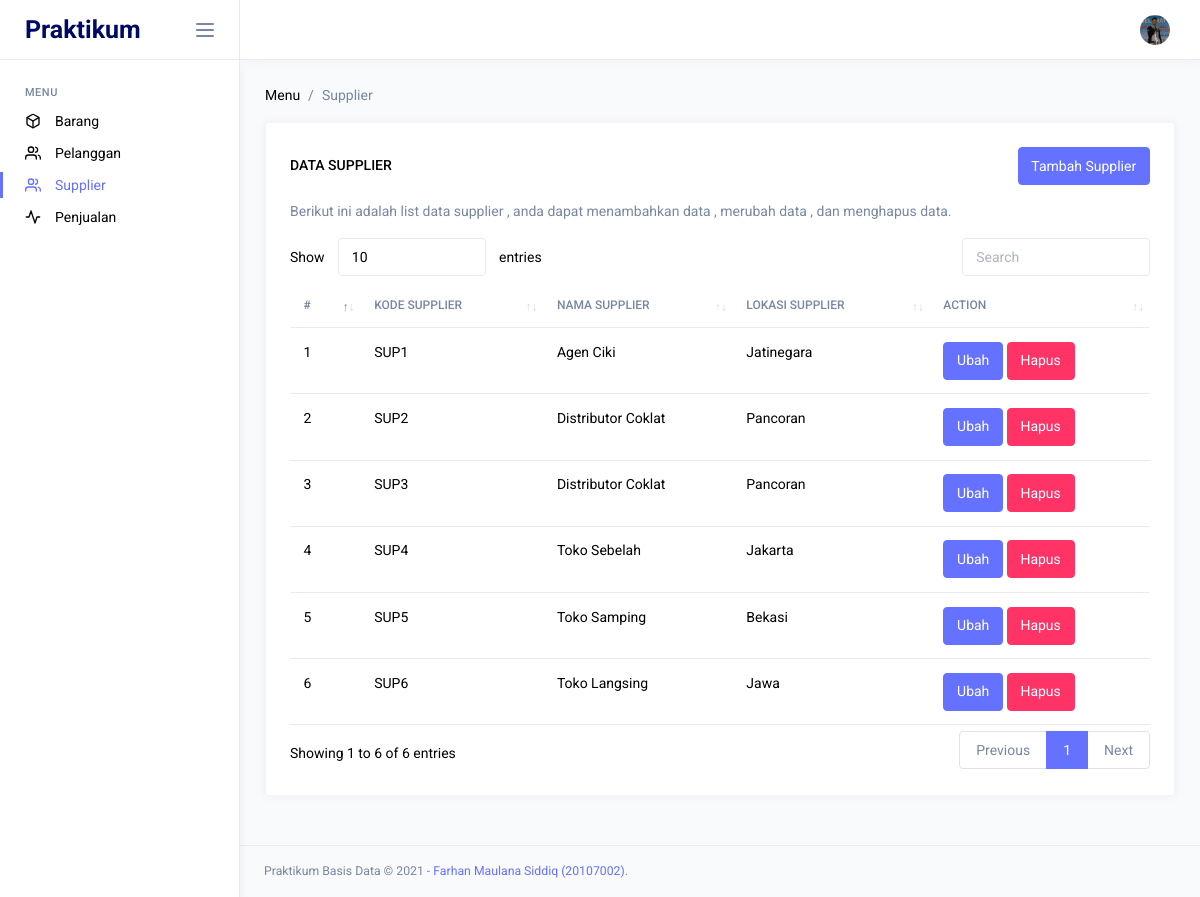
/page/supplier.php, run on the app's committed database.
### tables this page shows
CREATE TABLE `supplier` (
  `kode_supplier` varchar(10) NOT NULL,
  `nama_supplier` varchar(20) DEFAULT NULL,
  `lokasi` varchar(20) DEFAULT NULL
);

### page/supplier.php (the view, shortened to what this page needs)
<!DOCTYPE html>
<html lang="en">
<?php include 'partials/head.php';?>
<body>
	<?php
	$sql="select * from supplier ;";
	$select=mysqli_query($kon,$sql);
	$no=1;
	?>
	<div class="main-wrapper">
  <?php include 'partials/sidebar.php';?>
		<div class="page-wrapper">
      <?php include 'partials/navbar.php';?>
			<div class="page-content">
			<nav class="page-breadcrumb">
					<ol class="breadcrumb">
						<li class="breadcrumb-item">Menu</li>
						<li class="breadcrumb-item active" aria-current="page">Supplier</li>
					</ol>
				</nav>
				<div class="row">
					<div class="col-md-12 grid-margin stretch-card">
						<div class="card">
						<div class="card-body">
							<div class="d-flex justify-content-between align-items-baseline mb-4 mb-md-3">
								<h6 class="card-title mb-0">Data Supplier </h6>
								<div class="dropdown">
									<button class="btn btn-primary " data-bs-toggle="modal" data-bs-target=".modal-tambah">
										Tambah Supplier
									</button>
								</div>
								</div>
								<p class="text-muted mb-3">Berikut ini adalah list data supplier , anda dapat menambahkan data , merubah data , dan menghapus data.</p>
							<div class="table-responsive">
							<table id="dataTableExample" class="table">
								<thead>
								<tr>
									<th>#</th>
									<th>Kode Supplier</th>
									<th>Nama Supplier</th>
                                    <th>Lokasi Supplier</th>
									<th >Action</th>
								</tr>
								</thead>
								<tbody>
								<?php foreach ($select as $k) {?>
								<tr>
									<td><?= $no++; ?></td>
									<td><?= $k['kode_supplier'];?></td>
									<td><?= $k['nama_supplier'];?></td>
									<td><?= $k['lokasi'];?></td>
									<td>
										<button class="btn btn-primary" data-bs-toggle="modal" data-bs-target=".modal-update-<?= $k['kode_supplier'];?>">Ubah</button>
										<button class="btn btn-danger" data-bs-toggle="modal" data-bs-target=".modal-delete-<?= $k['kode_supplier'];?>">Hapus</button>
									</td>
								</tr>
								<?php } ?>
								</tbody>
							</table>
							</div>
						</div>
						</div>
					</div>
				</div>
			</div>
      	<?php include 'partials/footer.php';?>
		</div>
	</div>
</body>
</html>

### page/partials/head.php (shortened to what this page needs)
<head>
    <link rel="stylesheet" href="../assets/vendors/core/core.css">
    <link rel="stylesheet" href="../assets/fonts/feather-font/css/iconfont.css">
    <link rel="stylesheet" href="../assets/vendors/flag-icon-css/css/flag-icon.min.css">
    <link rel="stylesheet" href="../assets/css/style.css">
    <link rel="stylesheet" href="../assets/vendors/datatables.net-bs4/dataTables.bootstrap4.css">
</head>

### page/partials/sidebar.php
<nav class="sidebar">
      <div class="sidebar-header">
        <a href="#" class="sidebar-brand">
          Praktikum
        </a>
        <div class="sidebar-toggler not-active">
          <span></span>
          <span></span>
          <span></span>
        </div>
      </div>
      <div class="sidebar-body">
        <ul class="nav">
          <li class="nav-item nav-category">Menu</li>
          <li class="nav-item">
            <a href="index.php" class="nav-link">
              <i class="link-icon" data-feather="box"></i>
              <span class="link-title">Barang</span>
            </a>
          </li>
          <li class="nav-item">
            <a href="pelanggan.php" class="nav-link">
              <i class="link-icon" data-feather="users"></i>
              <span class="link-title">Pelanggan</span>
            </a>
          </li>
          <li class="nav-item">
            <a href="supplier.php" class="nav-link">
              <i class="link-icon" data-feather="users"></i>
              <span class="link-title">Supplier</span>
            </a>
          </li>
          <li class="nav-item">
            <a href="penjualan.php" class="nav-link">
              <i class="link-icon" data-feather="activity"></i>
              <span class="link-title">Penjualan</span>
            </a>
          </li>
        </ul>
      </div>
    </nav>

### page/partials/navbar.php (shortened to what this page needs)
<nav class="navbar">
				<div class="navbar-content">
					<ul class="navbar-nav">
						<li class="nav-item dropdown">
							<a class="nav-link dropdown-toggle" href="#" id="profileDropdown" role="button" data-bs-toggle="dropdown" aria-haspopup="true" aria-expanded="false">
								<img class="wd-30 ht-30 rounded-circle" src="../assets/images/pp.jpg" alt="profile">
							</a>
						</li>
					</ul>
				</div>
			</nav>

### page/partials/footer.php
<footer class="footer d-flex flex-column flex-md-row align-items-center justify-content-between px-4 py-3 border-top small">
	<p class="text-muted mb-1 mb-md-0">Praktikum Basis Data © 2021 - <a href="https://farhanmsiddiq.site/" target="_blank">Farhan Maulana Siddiq (20107002)</a>.</p>
</footer>

### data on the page
supplier: kode_supplier "SUP1", nama_supplier "Agen Ciki", lokasi "Jatinegara"
supplier: kode_supplier "SUP2", nama_supplier "Distributor Coklat", lokasi "Pancoran"
supplier: kode_supplier "SUP3", nama_supplier "Distributor Coklat", lokasi "Pancoran"
supplier: kode_supplier "SUP4", nama_supplier "Toko Sebelah", lokasi "Jakarta"
supplier: kode_supplier "SUP5", nama_supplier "Toko Samping", lokasi "Bekasi"
supplier: kode_supplier "SUP6", nama_supplier "Toko Langsing", lokasi "Jawa"
